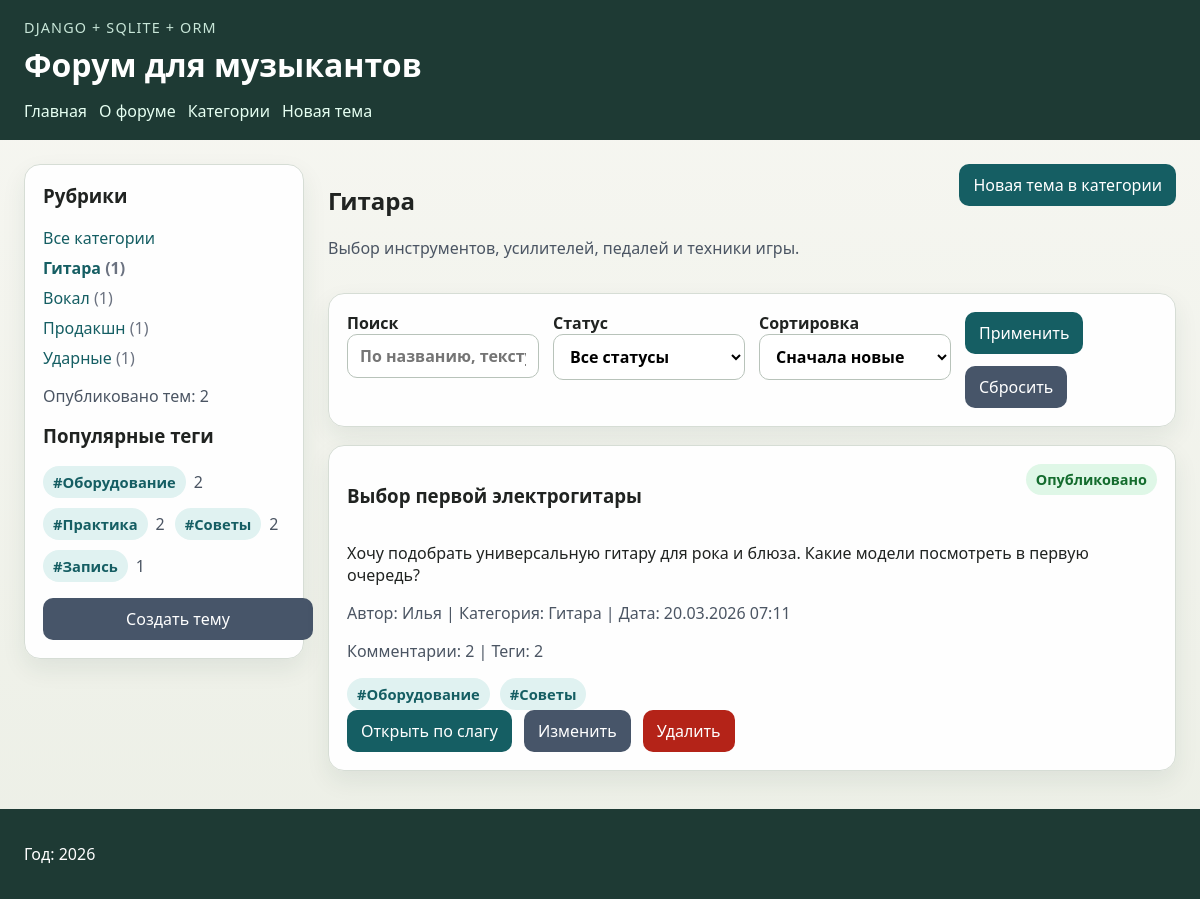
The page /categories/guitar/ on the database as committed earlier.
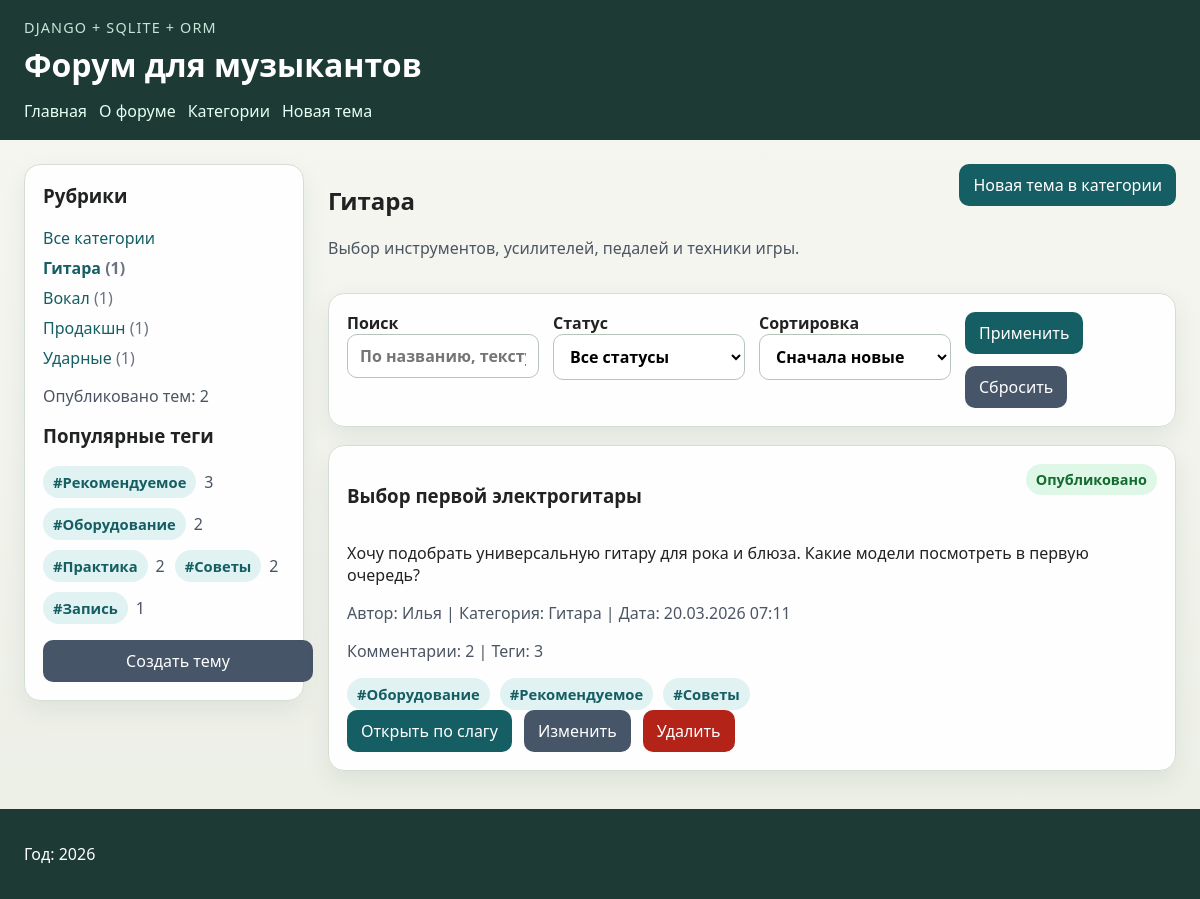
The same page on the database as committed later.
### musicforum/models.py (models this page shows, shortened)
class Tag(models.Model):
    name = models.CharField("Название тега", max_length=100, unique=True)
    slug = models.SlugField("Слаг", max_length=100, unique=True, allow_unicode=True)
    class Meta:
        ordering = ("name",)
        verbose_name = "тег"
        verbose_name_plural = "теги"

class Discussion(models.Model):
    Category = MusicCategory
    Status = DiscussionStatus
    CATEGORY_DESCRIPTIONS = {
        MusicCategory.GUITAR: "Выбор инструментов, усилителей, педалей и техники игры.",
        MusicCategory.VOCALS: "Постановка голоса, дыхание и сценическая подача.",
        MusicCategory.PRODUCTION: "Запись, сведение, плагины и домашние студии.",
        MusicCategory.DRUMS: "Установки, пэды, ритм и упражнения для барабанщиков.",
    }
    ORDERING_OPTIONS = [
        ("-created_at", "Сначала новые"),
        ("created_at", "Сначала старые"),
        ("title", "Название: А-Я"),
        ("-title", "Название: Я-А"),
        ("author", "Автор: А-Я"),
    ]
    title = models.CharField("Название темы", max_length=255)
    slug = models.SlugField("Слаг", max_length=255, unique=True, blank=True, allow_unicode=True)
    author = models.CharField("Автор", max_length=100)
    category = models.CharField(
        "Категория",
        max_length=20,
        choices=MusicCategory.choices,
        default=MusicCategory.GUITAR,
    )
    status = models.CharField(
        "Статус",
        max_length=20,
        choices=DiscussionStatus.choices,
        default=DiscussionStatus.PUBLISHED,
    )
    content = models.TextField("Содержание")
    created_at = models.DateTimeField("Создано", auto_now_add=True)
    updated_at = models.DateTimeField("Изменено", auto_now=True)
    tags = models.ManyToManyField(Tag, verbose_name="Теги", related_name="discussions", blank=True)
    objects = DiscussionManager()
    class Meta:
        ordering = ("-created_at", "-id")
        verbose_name = "обсуждение"
        verbose_name_plural = "обсуждения"
    @classmethod
    def get_category_catalog(cls):
        totals = cls.objects.category_totals()
        return [
            {
                "slug": value,
                "title": label,
                "description": cls.CATEGORY_DESCRIPTIONS.get(value, ""),
                "count": totals.get(value, 0),
            }
            for value, label in cls.Category.choices
        ]
    @classmethod
    def get_category_data(cls, slug):
        for item in cls.get_category_catalog():
            if item["slug"] == slug:
                return item
        return None
    @classmethod
    def get_status_options(cls):
        return list(cls.Status.choices)
    @classmethod
    def get_ordering_options(cls):
        return cls.ORDERING_OPTIONS

### musicforum/views.py (the view)
# urls.py: path("categories/<slug:category_slug>/", views.category, name="category"),
def category(request, category_slug):
    current = Discussion.get_category_data(category_slug)
    if current is None:
        raise Http404("Категория не найдена")
    filters = _build_filters(request, current_category=category_slug)
    context = {
        **_base_context(current_category=category_slug),
        **filters,
        "title": current["title"],
        "category": current,
        "discussions": _get_discussions(filters),
        "category_locked": True,
    }
    return render(request, "musicforum/category.html", context)

### musicforum/data.py (called while the page is built)
def get_menu():
    return MENU

### musicforum/models.py (called while the page is built, shortened)
    def search(self, query):
        if not query:
            return self

    def for_category(self, category_slug):
        if not category_slug:
            return self
        return self.filter(category=category_slug)

    def with_status(self, status):
        if not status:
            return self
        return self.filter(status=status)

    def published(self):
        return self.with_status(DiscussionStatus.PUBLISHED)

    def ordered(self, ordering):
        return self.order_by(*self.ORDERING_MAP.get(ordering, self.ORDERING_MAP["-created_at"]))

    def category_totals(self):
        return dict(
            self.get_queryset()
            .values("category")
            .annotate(total=Count("id"))
            .values_list("category", "total")
        )

### musicforum/templatetags/musicforum_tags.py (called while the page is built)
@register.simple_tag
def forum_name():
    return "Форум для музыкантов"

@register.simple_tag
def published_discussions_total():
    return Discussion.objects.published().count()

@register.inclusion_tag("musicforum/includes/category_list.html")
def show_categories(selected_slug=""):
    return {
        "categories": Discussion.get_category_catalog(),
        "selected_slug": selected_slug,
    }

### musicforum/templates/musicforum/category.html
{% extends 'musicforum/base.html' %}
{% block content %}
    <div class="page-heading">
        <div>
            <h2>{{ category.title }}</h2>
            <p class="lead">{{ category.description }}</p>
        </div>
        <a class="button" href="{% url 'musicforum:discussion_create' %}?category={{ category.slug }}">Новая тема в категории</a>
    </div>
    {% include 'musicforum/includes/discussion_filters.html' %}
    {% include 'musicforum/includes/discussion_cards.html' with empty_message='В этой категории пока нет подходящих тем.' %}
{% endblock %}

### musicforum/templates/musicforum/includes/popular_tags.html
{% if popular_tags %}
    <ul class="tag-cloud">
        {% for tag in popular_tags %}
            <li>
                <span class="tag-badge">#{{ tag.name }}</span>
                <span class="tag-total">{{ tag.total }}</span>
            </li>
        {% endfor %}
    </ul>
{% else %}
    <p class="sidebar-summary">Теги появятся после заполнения базы.</p>
{% endif %}

### musicforum/templates/musicforum/includes/discussion_cards.html
{% if discussions %}
    <ul class="discussion-list">
        {% for item in discussions %}
            <li>
                <div class="card-header">
                    <h3>{{ item.title }}</h3>
                    <span class="status-badge status-{{ item.status }}">{{ item.get_status_display }}</span>
                </div>
                <p>{{ item.content|truncatechars:140 }}</p>
                <p class="card-meta">
                    Автор: {{ item.author }} | Категория: {{ item.get_category_display }} | Дата: {{ item.created_at|date:"d.m.Y H:i" }}
                </p>
                <p class="card-meta">Комментарии: {{ item.comment_count }} | Теги: {{ item.tag_count }}</p>
                {% if item.tag_count %}
                    <div class="tag-list">
                        {% for tag in item.tags.all %}
                            <span class="tag-badge">#{{ tag.name }}</span>
                        {% endfor %}
                    </div>
                {% endif %}
                <div class="button-row">
                    <a class="button" href="{% url 'musicforum:discussion' item.slug %}">Открыть по слагу</a>
                    <a class="button button-secondary" href="{% url 'musicforum:discussion_update' item.slug %}">Изменить</a>
                    <a class="button button-danger" href="{% url 'musicforum:discussion_delete' item.slug %}">Удалить</a>
                </div>
            </li>
        {% endfor %}
    </ul>
{% else %}
    <p>{{ empty_message }}</p>
{% endif %}

Rows that differ between the two databases and show on the page:
added Tag: name "Рекомендуемое", total "3"
computed for Discussion "Выбор первой электрогитары": tag_count "2" → "3"
